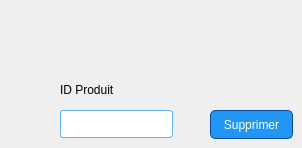
        <widget class="QWidget" name="pagesupprimerproduit">
         <widget class="QLabel" name="label_10">
          <property name="geometry">
           <rect>
            <x>60</x>
            <y>80</y>
            <width>151</width>
            <height>20</height>
           </rect>
          </property>
          <property name="text">
           <string>ID Produit</string>
          </property>
         </widget>
         <widget class="QLineEdit" name="idproduitsupprime">
          <property name="geometry">
           <rect>
            <x>60</x>
            <y>110</y>
            <width>113</width>
            <height>28</height>
           </rect>
          </property>
          <property name="styleSheet">
           <string notr="true">QLineEdit {
    border: 1px solid #64B5F6; /* Bleu clair */
    border-radius: 3px;
    padding: 5px;
    background-color: white;
}
QLineEdit:focus {
    border: 2px solid #1E88E5; /* Bleu vif */
}</string>
          </property>
         </widget>
         <widget class="QPushButton" name="bouttonsupprimerproduit">
          <property name="geometry">
           <rect>
            <x>210</x>
            <y>110</y>
            <width>83</width>
            <height>29</height>
           </rect>
          </property>
          <property name="styleSheet">
           <string notr="true">QPushButton {
    background-color: #2196F3; /* Bleu primaire */
    color: white;
    border: 1px solid #0D47A1; /* Bleu foncé */
    border-radius: 5px;
    padding: 5px;
}
QPushButton:hover {
    background-color: #1976D2; /* Bleu intermédiaire */
}
QPushButton:pressed {
    background-color: #1565C0; /* Bleu plus foncé */
}</string>
          </property>
          <property name="text">
           <string>Supprimer</string>
          </property>
         </widget>
        </widget>
